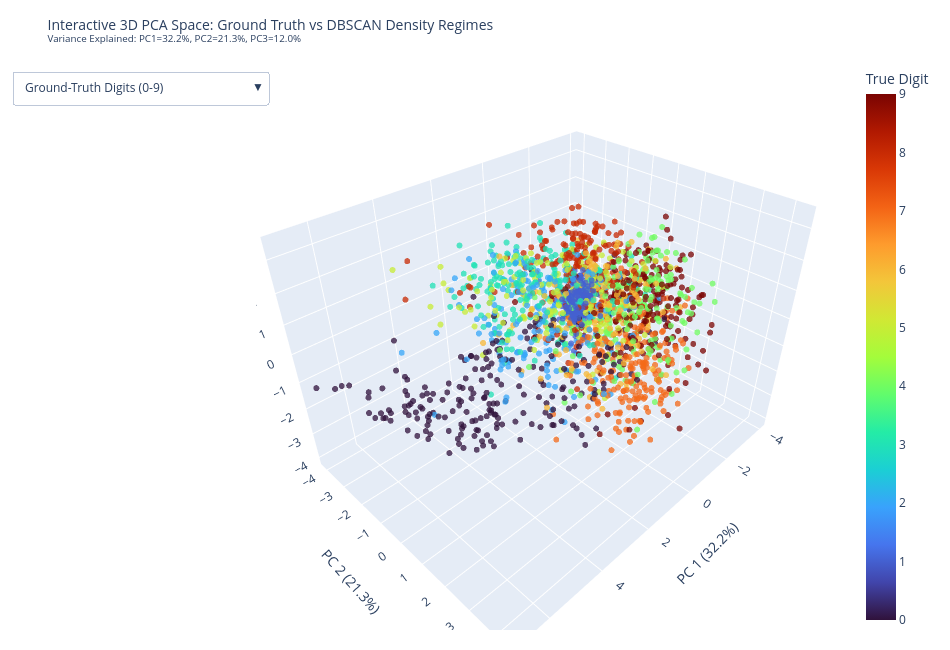

Write notebook code for a chart like this one.
### Code cell
# 2. Interactive 3D PCA Projection (Plotly WebGL)
pca_3d = PCA(n_components=3, random_state=RANDOM_STATE)
X_pca_3d = pca_3d.fit_transform(X_sub)
var_3d = pca_3d.explained_variance_ratio_

N_INTERACTIVE = 2000
rng_i = np.random.default_rng(RANDOM_STATE)
interactive_idx = rng_i.choice(len(X_sub), size=N_INTERACTIVE, replace=False)

X_3d_sub = X_pca_3d[interactive_idx]
y_3d_sub = y_sub[interactive_idx]

hover_text = [
    f"Sample #{interactive_idx[i]}<br>"
    f"True Digit: {y_3d_sub[i]}<br>"
    f"Cand1 (Core): {candidate_assignments['Cand1_Core'][interactive_idx[i]]}<br>"
    f"Cand2 (Balanced): {candidate_assignments['Cand2_Balanced'][interactive_idx[i]]}<br>"
    f"Cand3 (Intermed): {candidate_assignments['Cand3_Intermediate'][interactive_idx[i]]}<br>"
    f"Cand4 (Macro): {candidate_assignments['Cand4_Macro'][interactive_idx[i]]}"
    for i in range(N_INTERACTIVE)
]

fig_3d = go.Figure()

fig_3d.add_trace(go.Scatter3d(
    x=X_3d_sub[:, 0],
    y=X_3d_sub[:, 1],
    z=X_3d_sub[:, 2],
    mode="markers",
    marker=dict(size=3.5, color=y_3d_sub, colorscale="Turbo", opacity=0.75, colorbar=dict(title="True Digit")),
    text=hover_text,
    hoverinfo="text",
    name="Ground Truth"
))

buttons = [
    dict(
        label="Ground-Truth Digits (0-9)",
        method="restyle",
        args=[{"marker.color": [y_3d_sub], "marker.colorscale": ["Turbo"], "marker.colorbar.title": "True Digit"}]
    ),
    dict(
        label="Cand 1: Core (eps=1.1, ms=10)",
        method="restyle",
        args=[{"marker.color": [candidate_assignments["Cand1_Core"][interactive_idx]], "marker.colorscale": ["Viridis"], "marker.colorbar.title": "Cluster ID"}]
    ),
    dict(
        label="Cand 2: Balanced (eps=1.2, ms=14)",
        method="restyle",
        args=[{"marker.color": [candidate_assignments["Cand2_Balanced"][interactive_idx]], "marker.colorscale": ["Viridis"], "marker.colorbar.title": "Cluster ID"}]
    ),
    dict(
        label="Cand 3: Intermediate (eps=1.3, ms=14)",
        method="restyle",
        args=[{"marker.color": [candidate_assignments["Cand3_Intermediate"][interactive_idx]], "marker.colorscale": ["Viridis"], "marker.colorbar.title": "Cluster ID"}]
    ),
    dict(
        label="Cand 4: Macro (eps=1.5, ms=14)",
        method="restyle",
        args=[{"marker.color": [candidate_assignments["Cand4_Macro"][interactive_idx]], "marker.colorscale": ["Viridis"], "marker.colorbar.title": "Cluster ID"}]
    ),
]

fig_3d.update_layout(
    title=dict(
        text=f"Interactive 3D PCA Space: Ground Truth vs DBSCAN Density Regimes<br>"
             f"<sup>Variance Explained: PC1={var_3d[0]*100:.1f}%, PC2={var_3d[1]*100:.1f}%, PC3={var_3d[2]*100:.1f}%</sup>",
        font=dict(size=14)
    ),
    scene=dict(
        xaxis_title=f"PC 1 ({var_3d[0]*100:.1f}%)",
        yaxis_title=f"PC 2 ({var_3d[1]*100:.1f}%)",
        zaxis_title=f"PC 3 ({var_3d[2]*100:.1f}%)",
    ),
    updatemenus=[dict(
        type="dropdown",
        direction="down",
        x=0.02,
        y=0.98,
        buttons=buttons,
        showactive=True
    )],
    width=950,
    height=650,
    margin=dict(r=20, b=20, l=20, t=60)
)

# Save Interactive HTML (Figure 3)
html_path = RESULTS_DIR / "3_interactive_pca_3d.html"
fig_3d.write_html(str(html_path))
print(f"Saved Interactive 3D HTML: {html_path.resolve()}")

# Static 3D snapshot
fig_snap = plt.figure(figsize=(10, 8), dpi=150)
ax_snap = fig_snap.add_subplot(111, projection="3d")
p_snap = ax_snap.scatter(X_3d_sub[:, 0], X_3d_sub[:, 1], X_3d_sub[:, 2], c=y_3d_sub, cmap="tab10", s=8, alpha=0.6, vmin=0, vmax=9)
ax_snap.set_title("PCA 3D Snapshot: Ground-Truth Digits (0-9)", fontsize=12, fontweight="bold")
ax_snap.set_xlabel(f"PC 1 ({var_3d[0]*100:.1f}%)")
ax_snap.set_ylabel(f"PC 2 ({var_3d[1]*100:.1f}%)")
ax_snap.set_zlabel(f"PC 3 ({var_3d[2]*100:.1f}%)")
fig_snap.colorbar(p_snap, ax=ax_snap, ticks=range(10), label="True Digit", pad=0.1)
plt.tight_layout()
fig_snap.savefig(RESULTS_DIR / "3_dimred_pca_3d_snapshot.png", bbox_inches="tight", dpi=300)
plt.close(fig_snap)
print(f"Saved: {RESULTS_DIR / '3_dimred_pca_3d_snapshot.png'}")

fig_3d.show()

### Figure 1 — Plotly figure (JSON) as saved in the notebook; plotly's stock layout.template omitted (floating-point values rounded to 4 significant figures; data arrays with more than 128 entries replaced by an {"elided": "..."} marker saying what was removed)
{"data": [{"hoverinfo": "text", "marker": {"color": {"elided": "2000 int values"}, "colorbar": {"title": {"text": "True Digit"}}, "colorscale": [[0, "#30123b"], [0.07143, "#4145ab"], [0.1429, "#4675ed"], [0.2143, "#39a2fc"], [0.2857, "#1bcfd4"], [0.3571, "#24eca6"], [0.4286, "#61fc6c"], [0.5, "#a4fc3b"], [0.5714, "#d1e834"], [0.6429, "#f3c63a"], [0.7143, "#fe9b2d"], [0.7857, "#f36315"], [0.8571, "#d93806"], [0.9286, "#b11901"], [1, "#7a0402"]], "opacity": 0.75, "size": 3.5}, "mode": "markers", "name": "Ground Truth", "text": {"elided": "2000 str values"}, "type": "scatter3d", "x": {"elided": "2000 float values"}, "y": {"elided": "2000 float values"}, "z": {"elided": "2000 float values"}}], "layout": {"height": 650, "margin": {"b": 20, "l": 20, "r": 20, "t": 60}, "scene": {"xaxis": {"title": {"text": "PC 1 (32.2%)"}}, "yaxis": {"title": {"text": "PC 2 (21.3%)"}}, "zaxis": {"title": {"text": "PC 3 (12.0%)"}}}, "title": {"font": {"size": 14}, "text": "Interactive 3D PCA Space: Ground Truth vs DBSCAN Density Regimes<br><sup>Variance Explained: PC1=32.2%, PC2=21.3%, PC3=12.0%</sup>"}, "updatemenus": [{"buttons": [{"args": [{"marker.color": {"elided": "1x2000 int values"}, "marker.colorbar.title": "True Digit", "marker.colorscale": ["Turbo"]}], "label": "Ground-Truth Digits (0-9)", "method": "restyle"}, {"args": [{"marker.color": {"elided": "1x2000 int values"}, "marker.colorbar.title": "Cluster ID", "marker.colorscale": ["Viridis"]}], "label": "Cand 1: Core (eps=1.1, ms=10)", "method": "restyle"}, {"args": [{"marker.color": {"elided": "1x2000 int values"}, "marker.colorbar.title": "Cluster ID", "marker.colorscale": ["Viridis"]}], "label": "Cand 2: Balanced (eps=1.2, ms=14)", "method": "restyle"}, {"args": [{"marker.color": {"elided": "1x2000 int values"}, "marker.colorbar.title": "Cluster ID", "marker.colorscale": ["Viridis"]}], "label": "Cand 3: Intermediate (eps=1.3, ms=14)", "method": "restyle"}, {"args": [{"marker.color": {"elided": "1x2000 int values"}, "marker.colorbar.title": "Cluster ID", "marker.colorscale": ["Viridis"]}], "label": "Cand 4: Macro (eps=1.5, ms=14)", "method": "restyle"}], "direction": "down", "showactive": true, "type": "dropdown", "x": 0.02, "y": 0.98}], "width": 950}}
